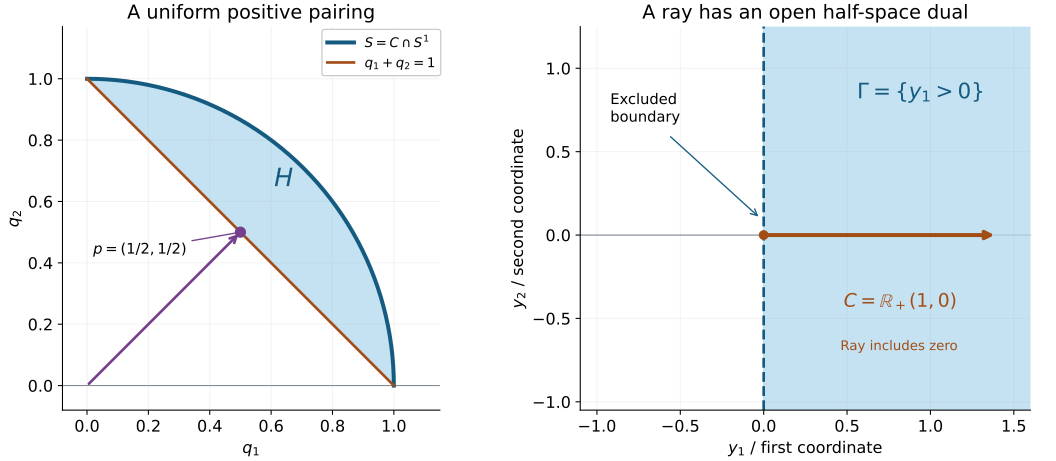

This figure's Python source:
"""Exact planar cones for AN01-U093 Lemma 7a; original illustration, CC0."""
from pathlib import Path
import numpy as np
import matplotlib
matplotlib.use('Agg')
import matplotlib.pyplot as plt
from matplotlib.patches import Polygon
plt.rcParams.update({'font.size':12,'svg.hashsalt':'AN01-proper-cone-duality'})
fig,axs=plt.subplots(1,2,figsize=(11,4.8),layout='constrained')
ax=axs[0];theta=np.linspace(0,np.pi/2,241)
arc=np.column_stack([np.cos(theta),np.sin(theta)])
ax.add_patch(Polygon(arc,closed=True,facecolor='#b5dbed',alpha=.8,edgecolor='none'))
ax.plot(arc[:,0],arc[:,1],color='#155b81',lw=3,label=r'$S=C\cap S^1$')
ax.plot([0,1],[1,0],color='#a34d16',lw=2,label=r'$q_1+q_2=1$')
ax.annotate('',xy=(.5,.5),xytext=(0,0),arrowprops=dict(arrowstyle='->',lw=2,color='#753f8d'))
ax.scatter([.5],[.5],s=55,color='#753f8d',zorder=5)
ax.annotate(r'$p=(1/2,1/2)$',(.5,.5),xytext=(.02,.43),arrowprops=dict(arrowstyle='-',color='#753f8d'),fontsize=11)
ax.text(.61,.65,r'$H$',fontsize=19,color='#155b81')
ax.set(xlim=(-.08,1.15),ylim=(-.08,1.17),xlabel=r'$q_1$',ylabel=r'$q_2$',title='A uniform positive pairing')
ax.legend(loc='upper right',bbox_to_anchor=(1.02,1.01),fontsize=10,framealpha=1)
ax=axs[1]
ax.axvspan(0,1.6,color='#b5dbed',alpha=.8)
ax.axvline(0,color='#155b81',ls='--',lw=2)
ax.text(.56,.82,r'$\Gamma=\{y_1>0\}$',fontsize=16,color='#155b81')
ax.text(-.92,.68,'Excluded\nboundary',fontsize=11)
ax.annotate('',xy=(-.02,.1),xytext=(-.57,.6),arrowprops=dict(arrowstyle='->',color='#155b81'))
ax.annotate('',xy=(1.4,0),xytext=(0,0),arrowprops=dict(arrowstyle='->',lw=3,color='#a34d16'))
ax.scatter([0],[0],color='#a34d16',s=40,zorder=6)
ax.text(.48,-.43,r'$C=\mathbb{R}_+(1,0)$',fontsize=14,color='#a34d16')
ax.text(.46,-.69,'Ray includes zero',fontsize=10,color='#a34d16')
ax.set(xlim=(-1.1,1.6),ylim=(-1.05,1.25),xlabel=r'$y_1$ / first coordinate',ylabel=r'$y_2$ / second coordinate',title='A ray has an open half-space dual')
for ax in axs:
 ax.set_aspect('equal');ax.axhline(0,color='#627180',lw=.7,zorder=0)
 ax.spines[['top','right']].set_visible(False)
 ax.grid(alpha=.16)
out=Path(__file__).resolve().parent
fig.savefig(out/'proper-cone-duality.png',dpi=160,metadata={'Software':'Matplotlib; original illustration, CC0'})
fig.savefig(out/'proper-cone-duality.svg',metadata={'Date':None,'Creator':'GPT-6 Astra (OpenAI), Ultra; CC0'})
p=out/'proper-cone-duality.svg'
p.write_text('\n'.join(line.rstrip() for line in p.read_text(encoding='utf-8').splitlines())+'\n',encoding='utf-8')
plt.close(fig)
